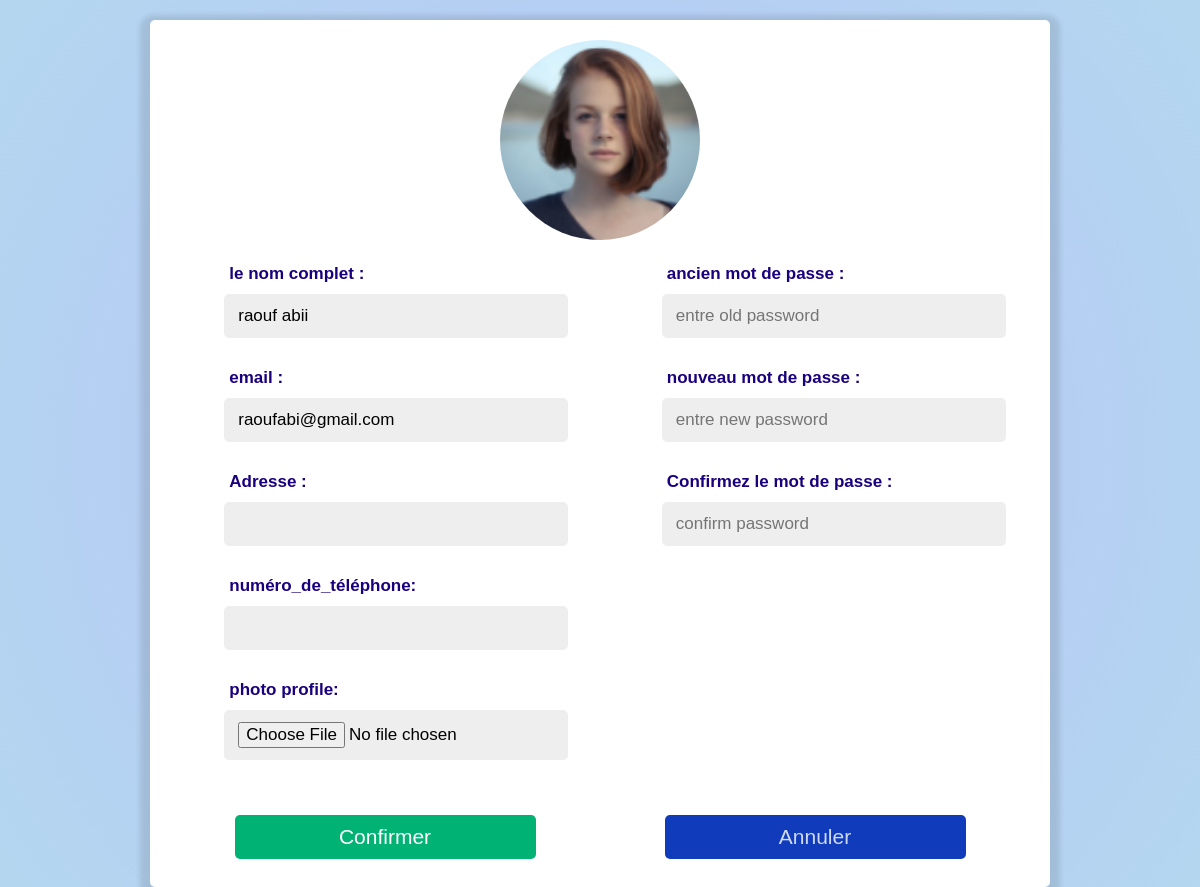
/délégué_médical_edit_profile.php (signed in), run on the app's committed database.
### tables this page shows
CREATE TABLE `patient` (
  `name` varchar(255) NOT NULL,
  `email` varchar(255) NOT NULL,
  `password` varchar(255) NOT NULL,
  `user_type` varchar(255) NOT NULL,
  `photo_profile` varchar(255) NOT NULL,
  `id_pers` int(255) NOT NULL,
  `bio` varchar(255) NOT NULL,
  `ville` varchar(255) NOT NULL,
  `date_naissance` date NOT NULL
);

### sessionPatient.php (called while the page is built, shortened)
<?php
if (!isset($_SESSION['user_id'])) {
    header('location:index.php');
}else {
$user_id = $_SESSION['user_id'];
$getdataPersonne = mysqli_query($conn,"SELECT * FROM personne WHERE id = '$user_id' ");
$res = mysqli_fetch_assoc($getdataPersonne);
if($res['user_type'] == 'patient'){
    $getdataPatient = mysqli_query($conn,"SELECT * FROM patient WHERE id_pers = '$user_id' ");
    $row = mysqli_fetch_assoc($getdataPatient);
 }elseif($res['user_type'] == 'médecin'){
    $getdataMedecin = mysqli_query($conn,"SELECT * FROM médecin WHERE id_pers = '$user_id' ");
    $user_type = 'médecin';
    $row = mysqli_fetch_assoc($getdataMedecin);
 }elseif($res['user_type'] == 'délégué_médical') {
   $user_type = 'délégué_médical';
    $getdataDeg = mysqli_query($conn,"SELECT * FROM délégué_médical WHERE id_pers = '$user_id' ");
    $row = mysqli_fetch_assoc($getdataDeg);
 }
}
?>

### délégué_médical_edit_profile.php (the view, shortened to what this page needs)
<?php
include ('config.php');
include ('sessionPatient.php');
?>
<!DOCTYPE html>
<html lang="en">
<head>
    <link rel="stylesheet" href="css/edit-profil.css">
</head>
<body>
<div class="update-profile">
    <form action="" method="post" enctype="multipart/form-data">
        <img src="img/photoProfile/<?php echo $row['photo_profile'];?>">
        <div class="flex">
            <div class="inputbox">
                <span>le nom complet :</span>
                <input type="text" name="update_name" class="box" value="<?php echo $row['name'];?>" >
                <span>email :</span>
                <input type="text" name="update_email" class="box" value="<?php echo $row['email'];?>">
                <span>Adresse :</span>
                <input type="text" name="update_Adresse" class="box" value="<?php echo $row['Adresse'];?>" >
                <span>numéro_de_téléphone:</span>
                <input type="number" name="update_numéro_de_téléphone" class="box" value="<?php echo $row['numéro_de_téléphone'];?>" >
                <span>photo profile:</span>
                <input type="file" name="update_image" class="box" >
            </div>
            <div class="inputbox">
                <span>ancien mot de passe :</span>
                <input type="password" name="update-password" placeholder="entre old password" class="box" >
                <span>nouveau mot de passe :</span>
                <input type="password" name="new-password" placeholder="entre new password" class="box" >
                <span>Confirmez le mot de passe :</span>
                <input type="password" name="confirm-password" placeholder="confirm password" class="box" >
            </div>
        </div>
        <div class="btn-cont">
            <input type="submit" value="Confirmer" name="update_profile" class="btn" id="update-btn">
            <a href="délégué_médical_page.php" class="btn" id="back-btn">Annuler</a>
        </div>
    </form>
</div>
</body>
</html>

### css/edit-profil.css (style rules this page uses)
* { font-family: 'Poppins', sans-serif; margin:0; padding:0; box-sizing: border-box; outline: none; border:none; text-decoration: none; }
.update-profile { min-height: 100vh; background: rgb(183,194,249); background: radial-gradient(circle, rgba(183,194,249,1) 0%, rgba(180,215,239,1) 100%); display: flex; align-items: center; justify-content: center; padding: 20px; }
.update-profile form { padding: 20px; background-color: white; box-shadow: 0 5px 5px 10px rgba(0 ,0, 0, 0.1); text-align: center; width: 900px; text-align: center; border-radius: 5px; }
.update-profile form img { height: 200px; width: 200px; border-radius: 50%; object-fit: cover; margin-bottom: 5px; }
.update-profile form .flex { display: flex; justify-content: space-around; margin-bottom: 20px; gap: 15px; }
.update-profile form .flex .inputbox { width: 40%; }
.update-profile form .flex .inputbox span { text-align: left; display: block; margin-top: 15px; margin-left: 20px; font-size: 17px; font-weight: bolder; color:rgb(27, 0, 125); }
.update-profile form .flex .inputbox .box { margin: 15px; width: 100%; background-color: #eee; padding: 12px 14px; font-size: 17px; border-radius: 5px; color: black; margin-top: 10px; }
.btn-cont { display: flex; justify-content: space-around; }
.btn { text-transform: capitalize; font-size: 20px; cursor: pointer; width: 35%; padding:10px 15px; font-size: 21px; font-weight: 540; margin:8px 0; border-radius: 5px; transition: 0.3s; margin-top: 20px; }
#update-btn { background: #00b374; color:white; }
#back-btn { display:inline-block; color: #cfd9f6; background:#103bbb; }

### data on the page
patient: photo_profile (picture), update_name "raouf abii", update_email "raoufabi@gmail.com"
